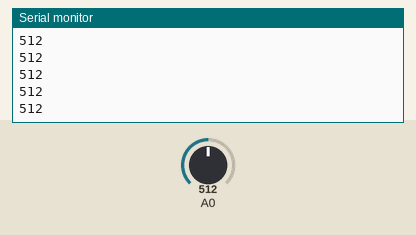
The sketch below on a simulated Arduino Uno R4 WiFi. Shown: the last lines printed to the serial monitor. Inputs (shaded band) come from the test bench; at power-on: A0 = 512. WiFi joins after 1.5 s; servers stay silent unless stated.

Above: at 12.7 s.
12.8 s: A0 set to 716
At 13.3 s:
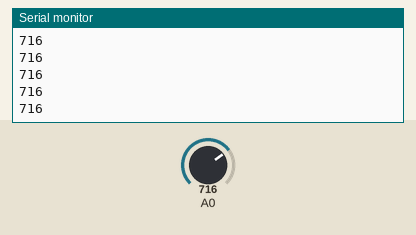
14.3 s: A0 set to 900
At 14.9 s:
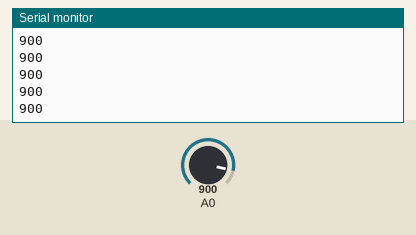
Timing chart, 0 to 15.6 s (numbered marks = the images above; inputs shaded):
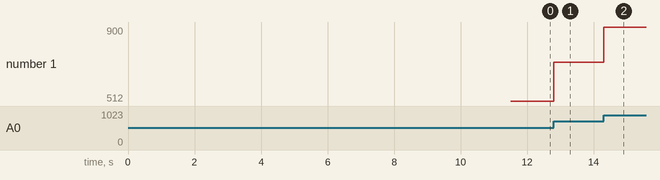

The sketch:

OSCArduino.ino
```cpp
// the library that allows your arduino to go wireless
#include <WiFiS3.h>

// variabe for the status
int status = WL_IDLE_STATUS;

// put in the credits of your wifi (UCL doesn't work, because it has an extra security layer)
char ssid[] = " ";
char pass[] = " ";

// local port to listen on
unsigned int localPort = 8000;

//buffer to hold incoming packet , not nessesary
char packetBuffer[256];

WiFiUDP Udp;

void setup() {
  //Initialize serial and wait for port to open:
  Serial.begin(9600);
  while (!Serial) {
    ;  // wait for serial port to connect. Needed for native USB port only
  }

  // check for the WiFi module:
  if (WiFi.status() == WL_NO_MODULE) {
    Serial.println("Communication with WiFi module failed!");
    // don't continue
    while (true)
      ;
  }

  // attempt to connect to WiFi network:
  while (status != WL_CONNECTED) {
    Serial.print("Attempting to connect to SSID: ");
    Serial.println(ssid);
    // Connect to WPA/WPA2 network. Change this line if using open or WEP network:
    status = WiFi.begin(ssid, pass);

    // wait 10 seconds for connection:
    delay(10000);
  }


  Serial.println("\nStarting connection to server...");
  // if you get a connection, report back via serial:
  Udp.begin(localPort);
}

void loop() {


  IPAddress remoteIp = "192.168.1.176";
  unsigned int remotePort = 8000;

  int value = analogRead(A0);

  //char message[] = "Hello from arduino";
  Serial.println(value);


  Udp.beginPacket(remoteIp, remotePort);
  Udp.print(value);
  Udp.endPacket();
}
```

Measured:
- after the input at 12.8 s, the serial monitor: prints a new line at once (image 1)
- after the input at 14.3 s, the serial monitor: prints a new line at once (image 2)
- plotted number 1: 512 → 716 after the input at 12.8 s, 716 → 900 after the input at 14.3 s
